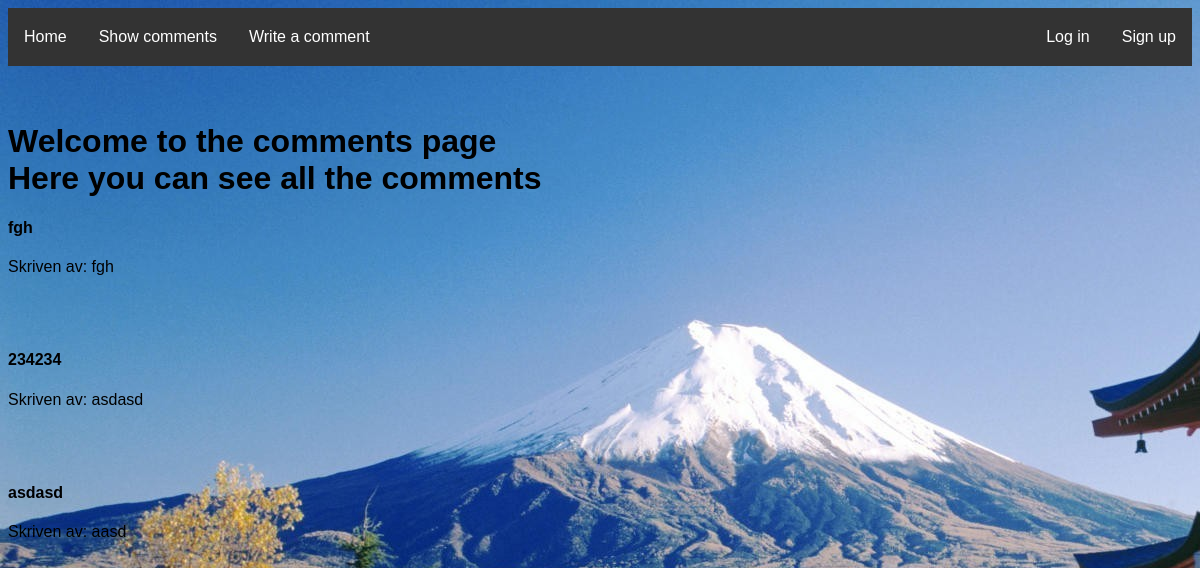
The app's page /comments.php, older data.
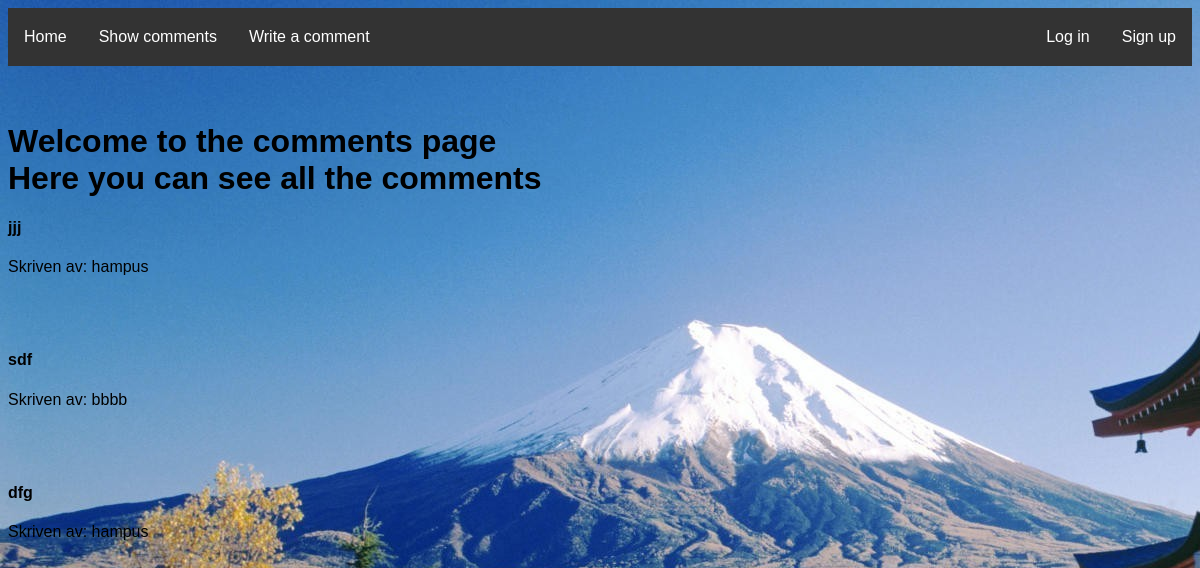
The same page, newer data.
### tables this page shows
CREATE TABLE "Comments" (
	"commentID"	INTEGER,
	"nameID"	INTEGER,
	"name"	TEXT,
	"comment"	TEXT,
	PRIMARY KEY("commentID" AUTOINCREMENT)
);

### db/Comments/dbComments.php (the view, shortened to what this page needs)
<?php
function Show(){
$db = new SQLite3("db/labb2db.db");
$result = $db->query("SELECT comment, name FROM 'Comments' ORDER BY commentID");
while ($row = $result->fetchArray())
{
    echo "<h4>" . $row['comment'] . "</h4>" ;
    echo "Skriven av: " . $row['name'];
    echo "<br><br><br><br>";
}
}

### comments.php (shortened to what this page needs)
<!DOCTYPE html>
<html>
<head>
    <link rel="stylesheet" href="./css/style.css">
</head>
<body>
    <ul>
        <li><a href="index.php">Home</a></li>
        <li><a href="comments.php">Show comments</a></li>
        <li><a href="writeComment.php">Write a comment</a></li>
        <?php
    if(!isset($_SESSION['username'])){
        echo "<li style='float: right;'><a href='register.php'>Sign up</a></li>
        <li style='float: right;'><a href='login.php'>Log in</a></li>";
    }
    ?>
    </ul>
    <br><br>
    <div class="box" id="boxComment">
        <h1>Welcome to the comments page <br>
            Here you can see all the comments </h1>
    </div>
    <?php
    include "db/Comments/dbComments.php";
    Show();
    ?>
</body>
</html>

### css/style.css (style rules this page uses)
body { background: rgb(138, 169, 194); font-family: Verdana, Geneva, Tahoma, sans-serif; background-image: url(../img/1615081173119.jpg); }
*, *::before, *::after { box-sizing: border-box; }
ul { list-style-type: none; margin: 0; padding: 0; overflow: hidden; background-color: #333; }
li { float: left; }
li a { display: block; color: white; text-align: center; padding: 20px 16px; text-decoration: none; }

Row changes from the older to the newer data that the page shows:
removed comments: comment "fgh", name "fgh"
removed comments: comment "234234", name "asdasd"
removed comments: comment "asdasd", name "aasd"
added comments: comment "jjj", name "hampus"
added comments: comment "sdf", name "bbbb"
added comments: comment "dfg", name "hampus"
